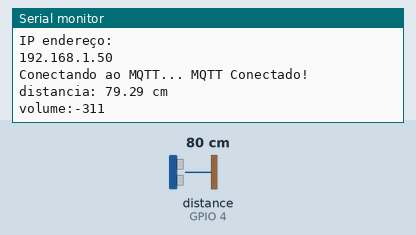
Bench run of a sketch on a simulated ESP8266 (NodeMCU). Parts: the last lines printed to the serial monitor. Wiring (inferred from the names in the program): ultrasonic range finder: trigger GPIO 5; echo GPIO 4. The inputs (shaded band) are chosen by the test bench; at power-on: distance to the obstacle (sensor on GPIO 4) 80 cm. The echo pulse lasts 58.3 µs per cm; WiFi joins after 1.5 s; servers stay silent unless stated; no MQTT or app messages arrive unless stated.

Above: at 2.7 s.
2.8 s: distance to the obstacle (sensor on GPIO 4) set to 2 cm
At 4.9 s:
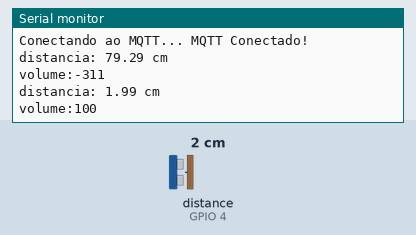
6.6 s: distance to the obstacle (sensor on GPIO 4) set to 4 cm
At 8.4 s:
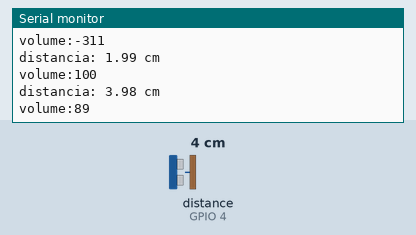
Timing chart, 0 to 9.9 s (numbered marks = the images above; inputs shaded):
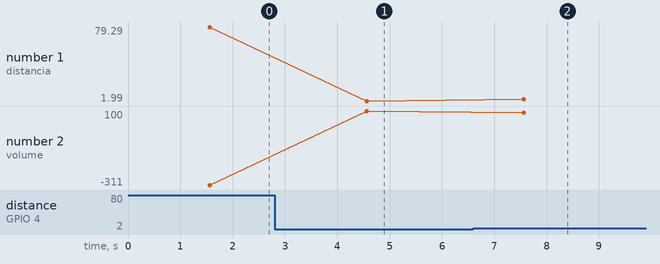

Measured:
- after the input at 2.8 s, the serial monitor: prints a new line after 1.8 s (image 1)
- after the input at 6.6 s, the serial monitor: prints a new line after 0.96 s (image 2)
- plotted number 1: 79.29 → 1.99 after the input at 2.8 s, 1.99 → 3.98 after the input at 6.6 s
- plotted number 2: -311 → 100 after the input at 2.8 s, 100 → 89 after the input at 6.6 s

The sketch:

sketch_ADAFRUIT.ino
```cpp
/* Programa para Artigo do Estagio UNINTER:
 * Monitor o volume na sua caixa d'água
 * Autor: Thiago Pessanha - RU: 1220215
 * Biblioteca da Placa: "esp8266 by ESP8266 Community versão 2.3.0"
 * Placa: "NodeMCU 1.0 (ESP-12E Module)"
 * Upload Speed: "115200"
 * CPU Frequency: "160MHz"
*/
//=====================================================================
// --- Inclusão de bibliotecas ---
#include <ESP8266WiFi.h>
#include "Adafruit_MQTT.h"
#include "Adafruit_MQTT_Client.h"
// ======================================================================
// --- Dados de Acesso do seu roteador ---
#define WLAN_SSID       "NET_2G" // Informação da SSID do seu roteador
#define WLAN_PASS       "a315saex"   // senha de acesso do seu roteador
// ======================================================================
// --- Dados de Acesso da Plataforma Adafruit IO ---
#define AIO_SERVER      "io.adafruit.com"     // manter fixo
#define AIO_SERVERPORT  1883                  // manter fixo
#define AIO_USERNAME    "ThiagoPh"        // sua informação
#define AIO_KEY         "aio_efNG11K1LJH9FpsqtMJidWgATnC0" // sua informação
// ======================================================================
// --- Mapeamento de Hardware ---
#define trigPin 5  //D1 - PINO DE TRIGGER PARA SENSOR ULTRASSONICO
#define echoPin 4  //D2 - PINO DE ECHO PARA SENSOR ULTRASSONICO

WiFiClient client; // cria uma classe WiFiClient com o ESP8266 para conexão com o servidor MQTT

// Configura a classe MQTT passando para o WiFi cliente e Servidor MQTT os detalhes do login
Adafruit_MQTT_Client mqtt(&client, AIO_SERVER, AIO_SERVERPORT, AIO_USERNAME, AIO_KEY);

// O endereçamento para enviar os arquivos seguem o formato: <username>/feeds/<feedname>
Adafruit_MQTT_Publish volume = Adafruit_MQTT_Publish(&mqtt, AIO_USERNAME "/feeds/volume");

// ======================================================================
// --- Variáveis Globais ---
long duracao = 0;
float distancia = 0;
int volumevar = 0;
// ======================================================================
// --- Void Setup ---
void setup() {

  Serial.begin(115200); // inicia comunicação serial com velocidade 115200

  Serial.println("Monitorar Volume Caixa D'água - Adafruit MQTT"); // escreve na serial

  // Conecta ao ponto de acesso WiFi
  Serial.println(); Serial.println();
  Serial.print("Conectando ao ");
  Serial.println(WLAN_SSID);

  WiFi.begin(WLAN_SSID, WLAN_PASS);
  while (WiFi.status() != WL_CONNECTED) {
    delay(500);
    Serial.print(".");
  }
  Serial.println();

  Serial.println("WiFi Conectado");
  Serial.println("IP endereço: "); Serial.println(WiFi.localIP());

// ======================================================================
// --- Configuração IO ---
  pinMode(trigPin, OUTPUT); // pino D1 como saída para TRIGGER
  pinMode(echoPin, INPUT);  // pino D2 como entrada para ECHO
}
// ======================================================================
// --- void loop ---
void loop() {
  MQTT_connect();   // chama função para conexão com MQTT server

  digitalWrite(trigPin, LOW);    // Limpa trigPin
  delayMicroseconds(2);          // aguarda 2 microsegundos

  digitalWrite(trigPin, HIGH);   // Seta trigPin HIGH aguarda
  delayMicroseconds(10);         // aguada 10 microsegundos
  digitalWrite(trigPin, LOW);    // Seta trigPin LOW

  // Leitura do echoPin, retorna a onda de som em microsegundos
  duracao = pulseIn(echoPin, HIGH);
  distancia= duracao*0.034/2;

  if (distancia > 100){  // leitura mínima. Reservatório vazio
    distancia = 100;
  }
    if (distancia < 0){  // leitura máxima. Reservatório cheio
    distancia = 0;
  }
  volumevar = map(distancia, 1, 20, 100, 0);
  /* Remapeia o range de leitura
   * Ao invés de ler de 20 a 0 cm, lerá de 100 a 0 para simular a porcentagem*/

  Serial.print("distancia: "); // imprime "distancia:"
  Serial.print(distancia);
  Serial.println(" cm");      // imprime a variavel distancia
  Serial.print("volume:");    // imprime "volume:"
  Serial.println(volumevar);  // imprime a variavel volume

  volume.publish(volumevar);     // publica variável "distância" em no feed "volume"
  // nossa saída será em níveis percentuais

  delay(3000); // aguarda 3 segundos
  /* Observação: A plataforma Adafruit IO só permite 30 publicações/minuto
   * na conta gratuita.*/
}
// ======================================================================
// --- Função para Conexão / Reconexão MQTT ---
  void MQTT_connect() {
    int8_t ret;

    // para de tentar reconexão quando consegue
    if (mqtt.connected()) {
      return;
    }
    Serial.print("Conectando ao MQTT... "); // imprime na serial
    // tenta conexão 5 vezes. Depois WatchDogTime!
    uint8_t retries = 5;
    while ((ret = mqtt.connect()) != 0) { // conectará quando retornar 0
      Serial.println(mqtt.connectErrorString(ret));
      Serial.println("Nova tentativa de conexão MQTT em 5 segundos...");
      mqtt.disconnect();
      delay(5000);  // aguarda 5 segundos
      retries--;
      if (retries == 0) { // trava e espera reset
        while (1);
      }
    }
    Serial.println("MQTT Conectado!"); // imprime na serial
  }
// ======================================================================
// --- FIM ---
```
